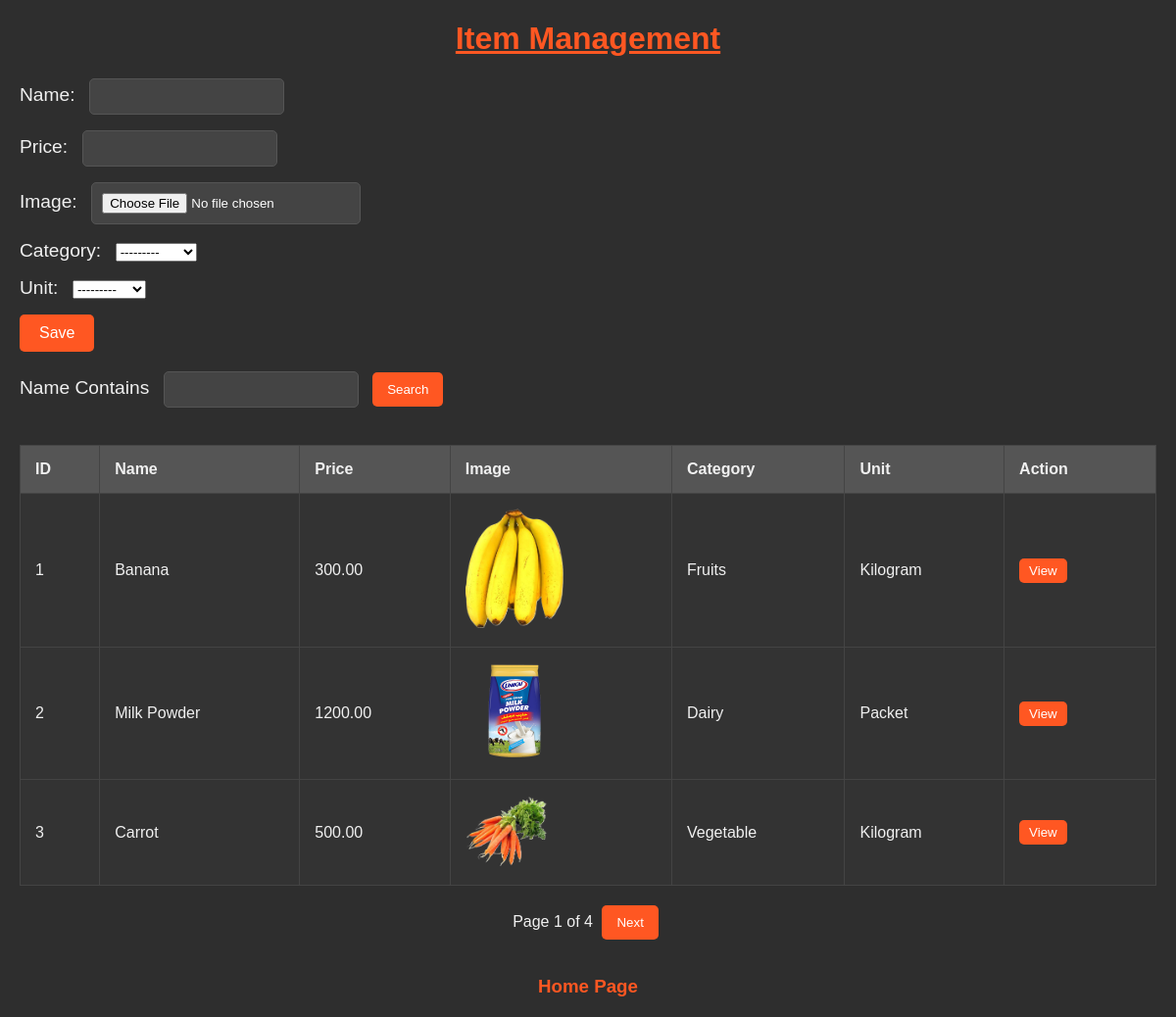
The app's page /app/item/ with its own data.
### app/models.py (models this page shows, shortened)
class Category (models.Model):
    name = models.CharField(max_length=20)
    def __str__(self):
        return self.name

class Unit (models.Model):
    name = models.CharField(max_length=20)
    def __str__(self):
        return self.name

class Item (models.Model):
    name = models.CharField(max_length = 20)
    price = models.DecimalField(max_digits=8, decimal_places=2)
    image = models.ImageField(upload_to = 'items/')
    category = models.ForeignKey(Category, on_delete = models.CASCADE)
    unit = models.ForeignKey(Unit, on_delete = models.CASCADE)

### app/views.py (the view)
# urls.py: path('item/', views.item_view, name='items'),
def item_view(request):
    page_number = request.GET.get('page', 1)
    filter = ItemFilter(request.GET, queryset=Item.objects.all())
    items = filter.qs
    paginator = Paginator(items, 3)
    page = paginator.get_page(page_number)
    items = Item.objects.all().order_by('name')
    if request.method == 'POST':
        form = ItemForm(request.POST, request.FILES)
        if form.is_valid():
            form.save()
    else:
        form = ItemForm()
    context = {'form':form, 'page':page}
    return render(request, 'item.html', context)

### app/forms.py
class ItemForm(forms.ModelForm):
    class Meta:
        model = Item
        fields = '__all__'

### app/templates/item.html (shortened to what this page needs)
<!DOCTYPE html>
<html lang="en">
<head>
</head>
<body>
    <h1><u>Item Management</u></h1>
    <form action="" method="post" enctype="multipart/form-data">
        {{ form.as_p }}
        <input type="submit" value="Save">
    </form>
    <form method="POST">
        <label for="name">Name Contains</label>
        <input name="name" id="name">
        <button type="submit">Search</button>
    </form>
    <br>
    <table>
        <tr>
            <th>ID</th>
            <th>Name</th>
            <th>Price</th>
            <th>Image</th>
            <th>Category</th>
            <th>Unit</th>
            <th>Action</th>
        </tr>
        {% for item in page %}
        {% load static %}
        <tr>
            <td>{{ item.id }}</td>
            <td>{{ item.name }}</td>
            <td>{{ item.price }}</td>
            <td>
            <img src="{% static item.image %}" alt="{{ item.name }}" width="100"></td>
            <td>{{ item.category }}</td>
            <td>{{ item.unit }}</td>
            <td><button onclick="location.href='view/{{ item.id }}'">View</button></td>
        </tr>
        {% endfor %}
    </table>
    <div class="pagination">
        <span>Page {{ page.number }} of {{ page.paginator.num_pages }}</span>
        {% if page.has_next %}
        <button onclick="location.href='?page={{ page.next_page_number }}'">Next</button>
        {% endif %}
    </div>
    <br>
    <li><a href="{% url 'home' %}"><h3>Home Page</h3></a></li>
</body>
</html>

### app/templates/item.html (style rules this page uses)
body { background-color: #2e2e2e; color: #f0f0f0; font-family: Arial, sans-serif; margin: 20px; }
h1 { text-align: center; color: #ff5722; }
form { margin-bottom: 20px; }
form label { margin-right: 10px; font-size: 1.2em; }
form input, input { padding: 10px; margin-right: 10px; border: 1px solid #555; border-radius: 5px; background-color: #444; color: #fff; }
input[type="submit"] { padding: 10px 20px; border: none; border-radius: 5px; background-color: #ff5722; color: #fff; font-size: 1em; cursor: pointer; transition: background-color 0.3s; }
button { padding: 10px 15px; border: none; border-radius: 5px; background-color: #ff5722; color: #fff; cursor: pointer; margin-right: 10px; }
table { width: 100%; border-collapse: collapse; margin-bottom: 20px; }
table, th, td { border: 1px solid #444; }
th, td { padding: 15px; text-align: left; }
th { background-color: #555; }
td { background-color: #333; }
td button { padding: 5px 10px; border: none; border-radius: 5px; background-color: #ff5722; color: #fff; cursor: pointer; }
.pagination { text-align: center; }
.pagination button { padding: 10px 15px; border: none; border-radius: 5px; background-color: #ff5722; color: #fff; cursor: pointer; margin: 0 5px; }
li { list-style: none; text-align: center; }
a { color: #ff5722; text-decoration: none; }

### records on screen
Item: id "1", name "Banana", price "300.00", image+name (picture), category "Fruits", unit "Kilogram"
Item: id "2", name "Milk Powder", price "1200.00", image (picture), category "Dairy", unit "Packet"
Item: id "3", name "Carrot", price "500.00", image+name (picture), category "Vegetable", unit "Kilogram"

### other values on screen
{{ page.number }} "1"
{{ page.paginator.num_pages }} "4"
